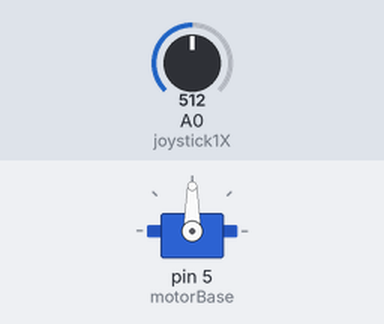
The sketch below on a simulated Arduino Uno, built with avr-gcc and run on an emulated ATmega328P. Shown: servo. Inputs (shaded band) come from the test bench; at power-on: A0 (joystick1X) = 512.

Above: at 1.2 s.
1.3 s: A0 (joystick1X) set to 716
At 1.9 s:
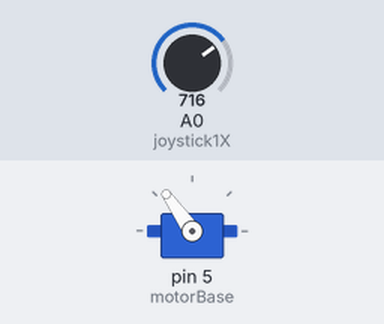
2.8 s: A0 (joystick1X) set to 900
At 3.2 s:
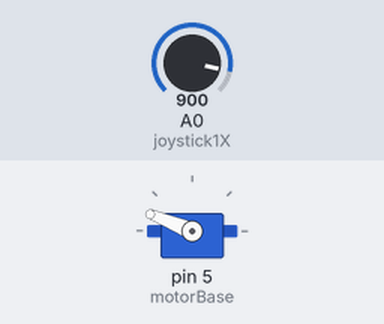
4.3 s: A0 (joystick1X) set to 1023
At 5.5 s:
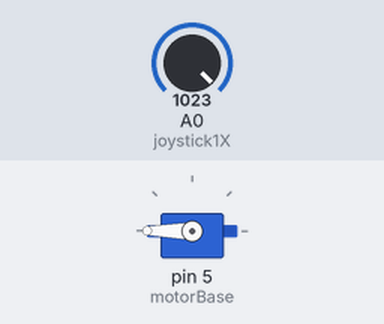
5.8 s: A0 (joystick1X) set to 306
At 6.9 s:
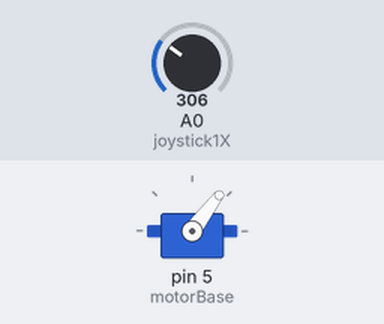
7.3 s: A0 (joystick1X) set to 122
At 8.2 s:
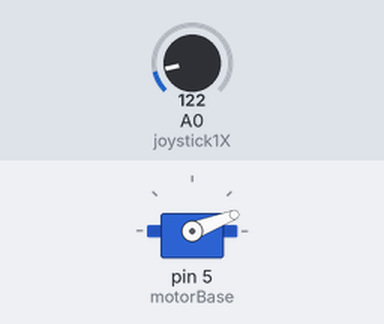
Timing chart, 0 to 9.8 s (numbered marks = the images above; inputs shaded):
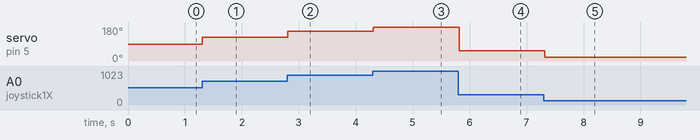

The sketch:

teste_joystick_motor.ino
```cpp
#define joystick1X A0 //X
#define joystick1Y A1 //Y
#define ANGULO_INICIAL_MOTOR 90
#include <Servo.h>

// --Mapeando servos
Servo motorBase;

void setup(){
  pinMode(joystick1X, INPUT);
  pinMode(joystick1Y, INPUT);
  motorBase.attach(5);
  motorBase.write(ANGULO_INICIAL_MOTOR);
}

void loop(){
 int posX = analogRead(joystick1X);
 posX = map(posX, 0, 1023, 0, 180);
 motorBase.write(posX);
 delay(100);
}


// #include <Servo.h>

// Servo myservo;  // cria o objeto servo
// int pos = 0;    // a variavel que representa a posicao do servo

// void setup() {
//   Serial.begin(9600);
//   myservo.attach(9);
//   myservo.write(pos);
//   Serial.println( " GRAUS");
// }


// void loop() {


// }
```

Measured:
- after the input at 1.3 s, servo on pin 5 (motorBase): 90° → 125° at once
- after the input at 2.8 s, servo on pin 5 (motorBase): 125° → 158° at once
- after the input at 4.3 s, servo on pin 5 (motorBase): 158° → 180° at once
- after the input at 5.8 s, servo on pin 5 (motorBase): 180° → 53° at once
- after the input at 7.3 s, servo on pin 5 (motorBase): 53° → 21° at once
